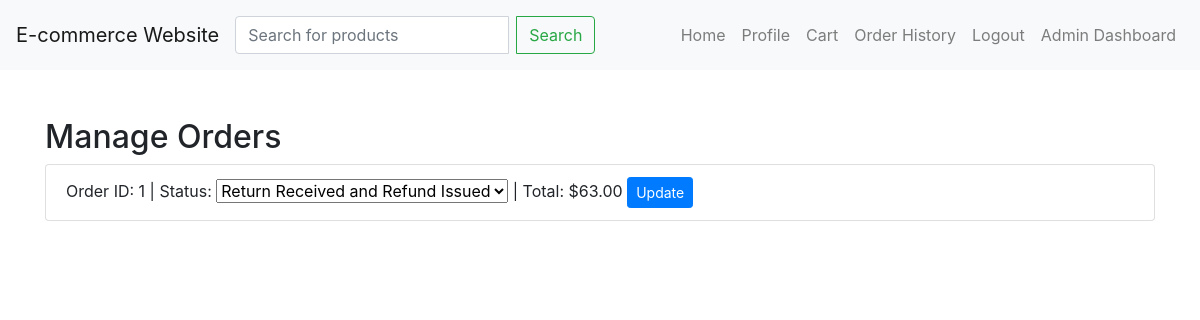
Before: /custom-admin/manage-orders/ (signed in) with the older database file.
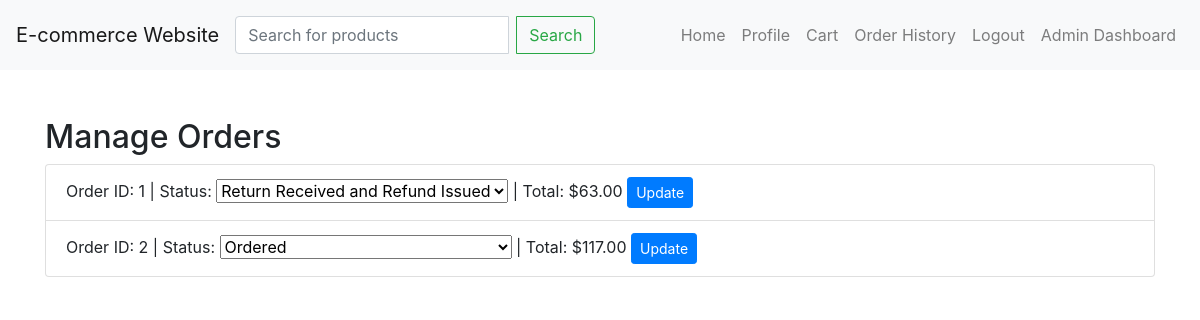
After: the same page with the newer database file.
### ClothingStore/models.py (models this page shows, shortened)
class Order(models.Model):
    STATUS_CHOICES = (
        ('ordered', 'Ordered'),
        ('on_the_way', 'On the Way'),
        ('delivered', 'Delivered'),
        ('cancelled', 'Cancelled'),
        ('return_requested', 'Return Requested'),
        ('return_received', 'Return Received and Refund Issued'),
    )
    user = models.ForeignKey(User, on_delete=models.CASCADE)
    products = models.ManyToManyField(Product, through='OrderItem')
    ordered_date = models.DateTimeField(default=timezone.now)
    shipping_address = models.TextField()
    payment_method = models.CharField(max_length=50)
    total_cost = models.DecimalField(max_digits=10, decimal_places=2, default=0)
    status = models.CharField(max_length=20, choices=STATUS_CHOICES, default='ordered')

### ClothingStore/views.py (the view)
# urls.py: path('custom-admin/manage-orders/', views.manage_orders, name='manage_orders'),
@staff_member_required
def manage_orders(request):
    orders = Order.objects.all()
    return render(request, 'manage_orders.html', {'orders': orders})

### templates/manage_orders.html (shortened to what this page needs)
{% extends 'base.html' %}
{% block content %}
<div class="container mt-5">
  <h2>Manage Orders</h2>
  <ul class="list-group">
    {% for order in orders %}
    <li class="list-group-item">
      <form method="POST" action="{% url 'update_order_status' order.id %}">
        Order ID: {{ order.id }} |
        Status:
        <select name="status">
          <option value="ordered" {% if order.status == 'ordered' %}selected{% endif %}>Ordered</option>
          <option value="return_received" {% if order.status == 'return_received' %}selected{% endif %}>Return Received and Refund Issued</option>
        </select>
        | Total: ${{ order.total_cost }}
        <button type="submit" class="btn btn-primary btn-sm">Update</button>
      </form>
    </li>
    {% endfor %}
  </ul>
</div>
{% endblock %}

### templates/base.html (shortened to what this page needs)
<!DOCTYPE html>
<html lang="en">
<head>
  {% load static %}
  <link rel="stylesheet" href="https://stackpath.bootstrapcdn.com/bootstrap/4.5.2/css/bootstrap.min.css">
  <link rel="stylesheet" type="text/css" href="{% static 'css/styles.css' %}?ver=2.0">
</head>
<body>
  <nav class="navbar navbar-expand-lg navbar-light bg-light fixed-top">
    <a class="navbar-brand" href="{% url 'home' %}">E-commerce Website</a>
    <div class="collapse navbar-collapse" id="navbarNav">
      <form class="form-inline my-2 my-lg-0" method="get" action="{% url 'product_search' %}">
        <div class="input-group">
            <input class="form-control mr-sm-2" type="search" name="q" placeholder="Search for products" aria-label="Search">
            <div class="input-group-append">
                <button class="btn btn-outline-success my-2 my-sm-0" type="submit">Search</button>
            </div>
        </div>
      </form>
      <ul class="navbar-nav ml-auto">
        {% if user.is_authenticated %}
          <li class="nav-item">
            <a class="nav-link" href="{% url 'home' %}">Home</a>
          </li>
          <li class="nav-item">
            <a class="nav-link" href="{% url 'profile' %}">Profile</a>
          </li>
          <li class="nav-item">
            <a class="nav-link" href="{% url 'cart' %}">Cart</a>
          </li>
          <li class="nav-item">
            <a class="nav-link" href="{% url 'order_history' %}">Order History</a>
          </li>
          <li class="nav-item">
            <a class="nav-link" href="{% url 'logout' %}">Logout</a>
          </li>
          {% if user.is_staff %}
          <li class="nav-item">
            <a class="nav-link" href="{% url 'admin_dashboard' %}">Admin Dashboard</a>
          </li>
          {% endif %}
        {% endif %}
      </ul>
    </div>
  </nav>
  {% block content %}
  {% endblock %}
</body>
</html>

### static/css/styles.css (style rules this page uses)
.navbar { min-height: 70px; }
body { padding-top: 70px; }
.form-control { border-radius: .25rem; border-color: #ced4da; padding: .75rem; margin-bottom: .75rem; }

Changed rows visible on the page:
added Order: id "2", status "Ordered", total_cost "117.00"
